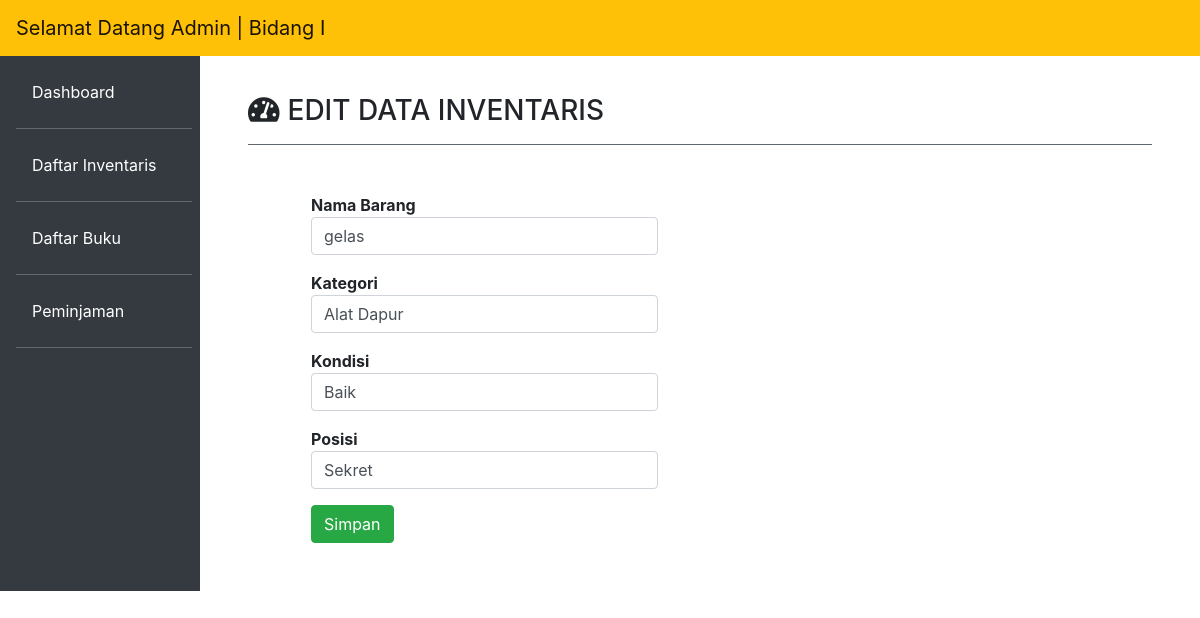
The app's page /?page=edit_inventaris&id=IV0001 with its own data.
### tables this page shows
CREATE TABLE `dt_inventaris` (
  `kode_inventaris` varchar(10) NOT NULL,
  `nama_barang` varchar(50) NOT NULL,
  `kategori` varchar(25) NOT NULL,
  `kondisi` varchar(20) NOT NULL,
  `status` enum('ada','dipinjam') NOT NULL,
  `posisi` varchar(35) NOT NULL
);

### layout/app.php (called while the page is built)
<?php
    include 'head.php';
    include 'sidebar.php';
    include 'content.php';
    include 'footer.php';
?>

### index.php (called while the page is built)
<?php
    include 'layout/app.php';
?>

### function.php (called while the page is built, shortened)
<?php
$conn = mysqli_connect("localhost","root","","inventaris");
function tampil($query){
    global $conn;
    $result = mysqli_query($conn, $query);
    $rows =[];
    while($row = mysqli_fetch_assoc($result)){
        $rows[] = $row;
    }
    return $rows;
}
?>

### modul/edit_inventaris.php (the view, shortened to what this page needs)
<?php
        include 'function.php';
        $id = $_GET['id'];
        $data = tampil("SELECT * FROM dt_inventaris WHERE kode_inventaris='$id'")[0];
?>
<h3><i class="fas fa-tachometer-alt mr-2 mt-5"></i>EDIT DATA INVENTARIS</h3><hr class="bg-secondary mb-5">
        <div class="col-md-5 ml-5">
            <form action="" method="POST">
                <label class="mb-0" for="nama"><b>Nama Barang</b></label>
                <input class="form-control mb-3" value="<?= $data['nama_barang'] ?>" name="nama" id="nama" type="text" placeholder="">
                <label class="mb-0" for="kategori"><b>Kategori</b></label>
                <input class="form-control mb-3" value="<?= $data['kategori'] ?>" name="kategori" id="kategori" type="text" placeholder="">
                <label class="mb-0" for="kondisi"><b>Kondisi</b></label>
                <input class="form-control mb-3" value="<?= $data['kondisi'] ?>" name="kondisi" id="kondisi" type="text" placeholder="">
                <label class="mb-0" for="posisi"><b>Posisi</b></label>
                <input class="form-control mb-3" value="<?= $data['posisi'] ?>" name="posisi" id="posisi" type="text" placeholder="">
                <button class="btn btn-success bg-success center-block text-white"
                value="edit" name="edit" type="submit">Simpan</button>
            </form>
    </div>

### records on screen
dt_inventaris: nama "gelas", kategori "Alat Dapur", kondisi "Baik", posisi "Sekret"
